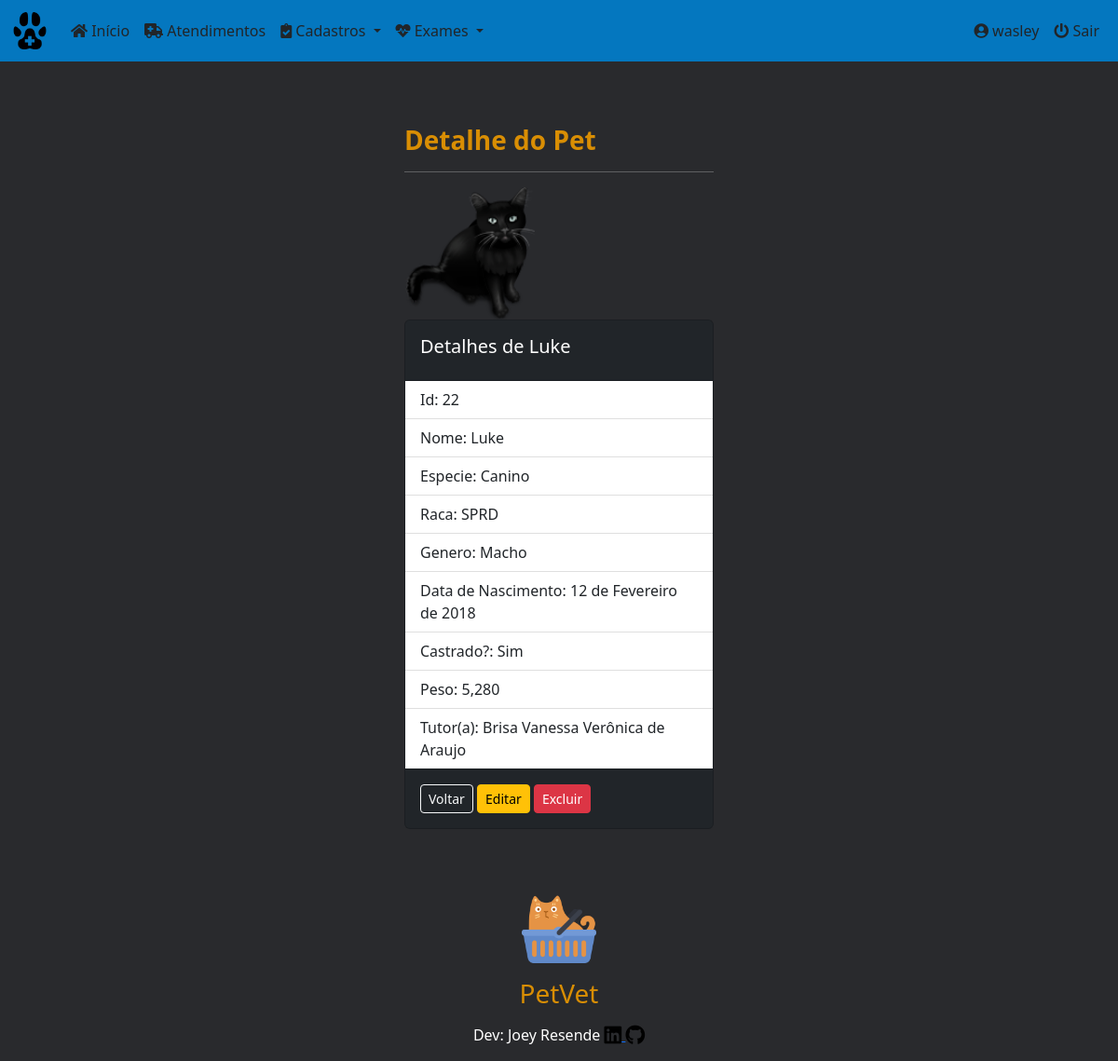
Screenshot of /petvet/pet/22 (signed in) with the database file from the repository.
### core/models.py (models this page shows, shortened)
class Pets(models.Model):
    id = models.AutoField(primary_key=True)
    pet_name = models.CharField(
        max_length=30, verbose_name='Nome do Pet')
    species = models.CharField(
        max_length=20, verbose_name='Espécie')
    breed = models.CharField(
        max_length=30, verbose_name='Raça')
    gender = models.CharField(
        max_length=5, choices=sex_status, verbose_name='Gênero')
    date_of_birth = models.DateField(
        null=True, blank=True, verbose_name='Data de Nascimento')
    castrated = models.CharField(
        max_length=3, choices=castrated_status, default='N', verbose_name='Castrado?')
    weight = models.DecimalField(
        max_digits=6, decimal_places=3, verbose_name='Peso', default=0)
    tutor_name = models.ForeignKey(
        'Tutor', on_delete=models.PROTECT, null=True, verbose_name='Nome do Tutor')
    class Meta:
        ordering = ['-id']

class Tutor(models.Model):
    tutor_name = models.CharField(
        max_length=50, verbose_name='Nome do Tutor')
    cpf = models.CharField(max_length=14, null=True,
                           verbose_name='CPF')
    phone = models.CharField(max_length=15, null=True,
                             verbose_name='Telefone')
    email = models.EmailField(max_length=254, verbose_name='Email')
    cep = models.CharField(max_length=9, verbose_name='Cep')
    street = models.CharField(max_length=40, verbose_name='Rua')
    number = models.IntegerField(verbose_name='Numero')
    district = models.CharField(max_length=40, verbose_name='Bairro')
    city = models.CharField(
        max_length=40, default='Petrolina', verbose_name='Cidade')
    state = models.CharField(
        max_length=40, default='Pernambuco', verbose_name='Estado')
    class Meta:
        ordering = ['tutor_name']
    def __str__(self):
        return self.tutor_name

### core/views.py (the view)
# urls.py: path('pet/<int:pk>', PetDetail.as_view(), name='pet_detail'),
class PetDetail(LoginRequiredMixin, DetailView):
    login_url = reverse_lazy('login')
    model = Pets
    template_name = 'core/pet_detail.html'
    success_url = reverse_lazy('pets')

### core/templates/core/pet_detail.html (shortened to what this page needs)
{% extends 'core/base_model.html' %}
{% load static %}
{% block content %}
<div class="row">
  <div class="col-sm-4 mx-auto">
    <div class="container">
      <h3><strong>Detalhe do Pet</strong></h3><hr>
      <div class="row col-6">
        <img class="card-img-top" src="{% static 'img/blackcat_icon.png/' %}" alt="Imagem de capa do card">
      </div>
      <div class="card text-white bg-dark mb-3">
        <div class="card-body">
          <h5 class="card-title">Detalhes de {{ pets.pet_name }}</h5>
        </div>
          <ul class="list-group list-group-flush">
            <li class="list-group-item">Id: {{ pets.id }}</li>
            <li class="list-group-item">Nome: {{ pets.pet_name }}</li>
            <li class="list-group-item">Especie: {{ pets.species }}</li>
            <li class="list-group-item">Raca: {{ pets.breed }}</li>
            <li class="list-group-item">Genero: {{ pets.gender }}</li>
            <li class="list-group-item">Data de Nascimento: {{ pets.date_of_birth }}</li>
            <li class="list-group-item">Castrado?: {{ pets.castrated }}</li>
            <li class="list-group-item">Peso: {{ pets.weight }}</li>
            <li class="list-group-item">Tutor(a): {{ pets.tutor_name }}</li>
          </ul>
        <div class="card-body">
          <a href="{% url 'pets' %}" class="btn btn-outline-light btn-sm">Voltar</a>
          <a href="{% url 'pet_edit' pets.pk %}" class="btn btn-warning btn-sm">Editar</a>
          <a href="{% url 'pet_delete' pets.pk %}" class="btn btn-danger btn-sm">Excluir</a>
        </div>
      </div>
    </div>
  </div>
</div>
{% endblock %}

### core/templates/core/base_model.html (shortened to what this page needs)
{% load static %}
<!DOCTYPE html>
<html lang="pt-br" class="h-100">
<head>
  <link rel="stylesheet" href="{% static 'css/bootstrap.min.css/' %}" />
  <link rel="stylesheet" href="https://cdnjs.cloudflare.com/ajax/libs/font-awesome/5.11.2/css/all.css">
  <link rel="stylesheet" href="{% static 'css/styles.css/' %}" />
  <link rel="stylesheet" type="text/css" href="https://cdn.datatables.net/v/bs5/dt-1.11.5/datatables.min.css" />
</head>
<body class="d-flex flex-column h-100">
  <main class="flex-shrink-0  ">
    {% block menu %}
    <nav class="navbar navbar-expand-lg sticky-top">
      <div class="container-fluid">
        <a class="navbar-brand" href="{% url 'index' %}">
          <img src="{% static 'img/favicon.ico/' %}" height="40" alt="" />
        </a>
        <div class="collapse navbar-collapse" id="navbarsExample06">
          <ul class="navbar-nav me-auto mb-2 mb-xl-0">
            <li class="nav-item">
              <a class="nav-link text-dark" href="{% url 'index' %}">
                <i class="fa fa-home" aria-hidden="true"></i>
                Início
              </a>
            </li>
            <li class="nav-item">
              <a class="nav-link text-dark" href="{% url 'medical_cares' %}">
                <i class="fas fa-ambulance" aria-hidden="true"></i>
                Atendimentos
              </a>
            </li>
            <li class="nav-item dropdown">
              <a class="nav-link text-dark dropdown-toggle" href="#" data-bs-toggle="dropdown" aria-expanded="false">
                <i class="fas fa-clipboard-check" aria-hidden="true"></i>
                Cadastros
              </a>
            </li>
            <li class="nav-item dropdown">
              <a class="nav-link text-dark dropdown-toggle" href="#" data-bs-toggle="dropdown" aria-expanded="false">
                <i class="fas fa-heartbeat" aria-hidden="true"></i>
                Exames
              </a>
            </li>
          </ul>
          <div class="collapse navbar-collapse d-lg-flex justify-content-end">
            <ul class="navbar-nav bd-navbar-nav flex=row">
              {% if request.user.is_authenticated %}
              <li class="nav-item">
                  <a class="nav-link text-dark" href="{% url 'meus_dados' %}">
                    <i class="fas fa-user-circle" aria-hidden="true"></i>
                    <span id="username">{{ request.user }}</span>
                  </a>
              </li>
              <li class="nav-item">
                <a class="nav-link text-dark" href="{% url 'logout' %}">
                  <i class="fas fa-power-off" aria-hidden="true"></i>
                  Sair
                </a>
              </li>
              {% endif %}
            </ul>
          </div>
         </div>
      </div>
    </nav>
    {% endblock %}
    <div class="container py-5">
      {% block content %}
      {% endblock %}
    </div>
  </main>
{% block footer %}
<footer class="blog-footer">
  <p>
    <a href="#"><img src="{% static 'img/cat_yellow.png/' %}" width="80" height="80" alt=""></a>
    <h3>PetVet</h3>
  </p>
  <p>Dev: Joey Resende
    <a href="https://www.linkedin.com/in/givanildo-resende/" target="_blank">
      <i class="fab fa-linkedin fa-lg text-black" aria-hidden="true"></i>
    </a>
    <a href="https://github.com/Joey-Resende" target="_blank">
      <i class="fab fa-github fa-lg text-black" aria-hidden="true"></i>
    </a>
  </p>
</footer>
{% endblock %}
</body>
</html>

### static/css/styles.css (style rules this page uses)
:root { --preto: #000000; --branco-1: #ffffff; --branco-2: #E0E2DD; --azul-1: #0477BF; --azul-2: #0388A6; --azul-3: #003570; --amarelo-1: #F2CB05; --amarelo-2: #D98E04; --preto-bg: #292A2D; }
body { background-color: var(--preto-bg); color: var(--preto); padding-bottom: 20px; }
h3 { color: var(--amarelo-2); }
div { color: var(--branco-1); }
.navbar { background-color: var(--azul-1); color: var(--amarelo-2); margin-bottom: 20px; }
p { color: var(--branco-1); }
.blog-footer { margin-bottom: 0; padding: 0; text-align: center; }

### rows the page displays
Pets: pet_name "Luke", id "22", species "Canino", breed "SPRD", gender "Macho", date_of_birth "12 de Fevereiro de 2018", castrated "Sim", weight "5,280", tutor_name "Brisa Vanessa Verônica de Araujo"

### other values shown
{{ request.user }} "wasley"
